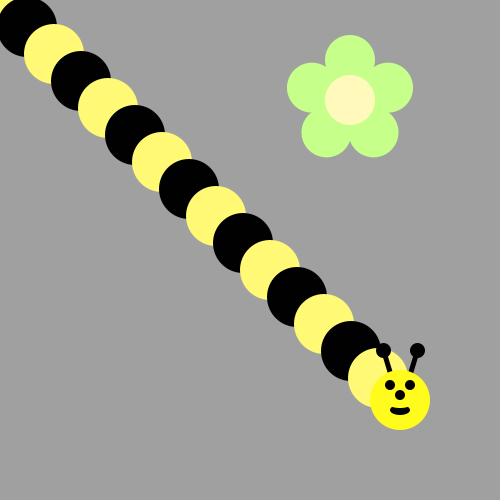
Frame 1 (no input)
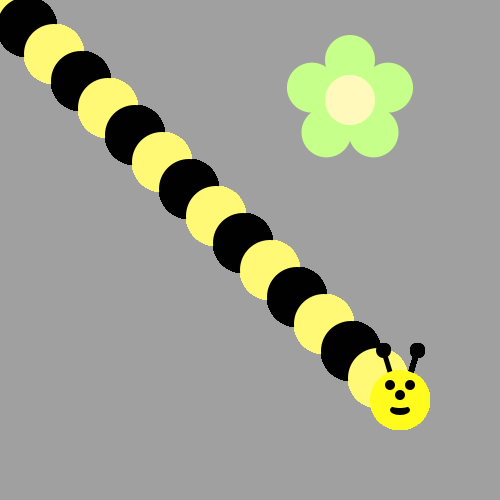
Frame 60 (the mouse pressed at the canvas centre just before this capture)
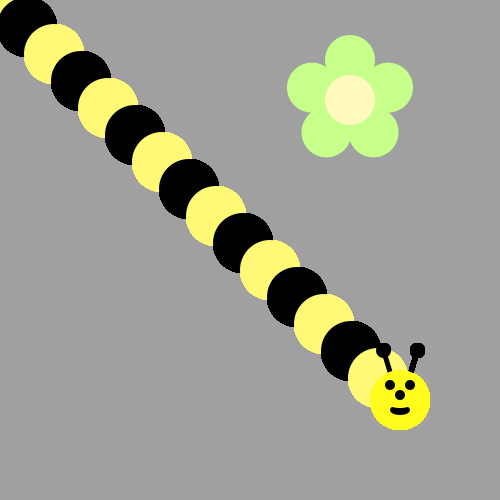
Frame 120 (the mouse held since frame 60 and released just before this capture)

The Processing sketch that drew these frames (run headless with seeded random() and noise(); from frame 60 on, the mouse is pressed at the canvas centre):

// Processing sketch: bumble_bee
// ── bumble_bee.pde

void setup() {
     ellipseMode(CENTER);
     size(500, 500);
     background(160, 160, 160);
     drawFlower(350, 100);
}

void draw() {
  
// First run the program and you should see a flower.  
  
  
/* Then, use a loop to make a body for the Bee! 
(see the image on the recipe, it's a diagonal line of circles)
Use modulo to make the colors alternate between yellow and black
*/
for (int i = 0; i <400 ; i+=27) {
      if(i % 2 == 0){
        fill(#FFF976);
        
      }
      else{
        fill(1);
      }
   
  
ellipse(i,i, 60,60);

}
 drawBeeFace(400,400);



/*
Now put his head on using drawBeeFace(x,y)
*/

}

/**************   Use these methods but  DON'T CHANGE THE CODE BELOW  **************/

void drawFlower(int x, int y) {
     noStroke();
     translate(x, y);
     // draw 5 petals, rotating after each one
     fill(#c6ff89);      // green
      for (int i = 0; i < 5; i++) {
           ellipse(0, -40, 50, 50);
          rotate(radians(72));
     }
     fill(#fff9bb); // light yellow
     ellipse(0, 0, 50, 50);
} 
void drawBeeFace(int BeeFaceX, int BeeFaceY) {
     noStroke();
     fill(0, 0, 0);
     stroke(1);
     strokeWeight(5);
     line(BeeFaceX-10, BeeFaceY-27, BeeFaceX-17, BeeFaceY-50);
     line(BeeFaceX+10, BeeFaceY-27, BeeFaceX+17, BeeFaceY-50);
     ellipse(BeeFaceX-17, BeeFaceY-50, 10, 10);
     ellipse(BeeFaceX+17, BeeFaceY-50, 10, 10);
     noStroke();
     fill(255, 251, 28);
     ellipse(BeeFaceX, BeeFaceY, 60, 60); // face
     fill(255, 237, 209);
     fill(0,0,0);
      ellipse(BeeFaceX-10, BeeFaceY-15, 10, 10); // eyes
     ellipse(BeeFaceX+10, BeeFaceY-15, 10, 10);
      ellipse(BeeFaceX, BeeFaceY-5, 10, 10); // nose
      ellipse(BeeFaceX, BeeFaceY+10, 20, 10);// mouth
     fill(255, 251, 28);
     ellipse(BeeFaceX, BeeFaceY+5, 20, 6);
}
